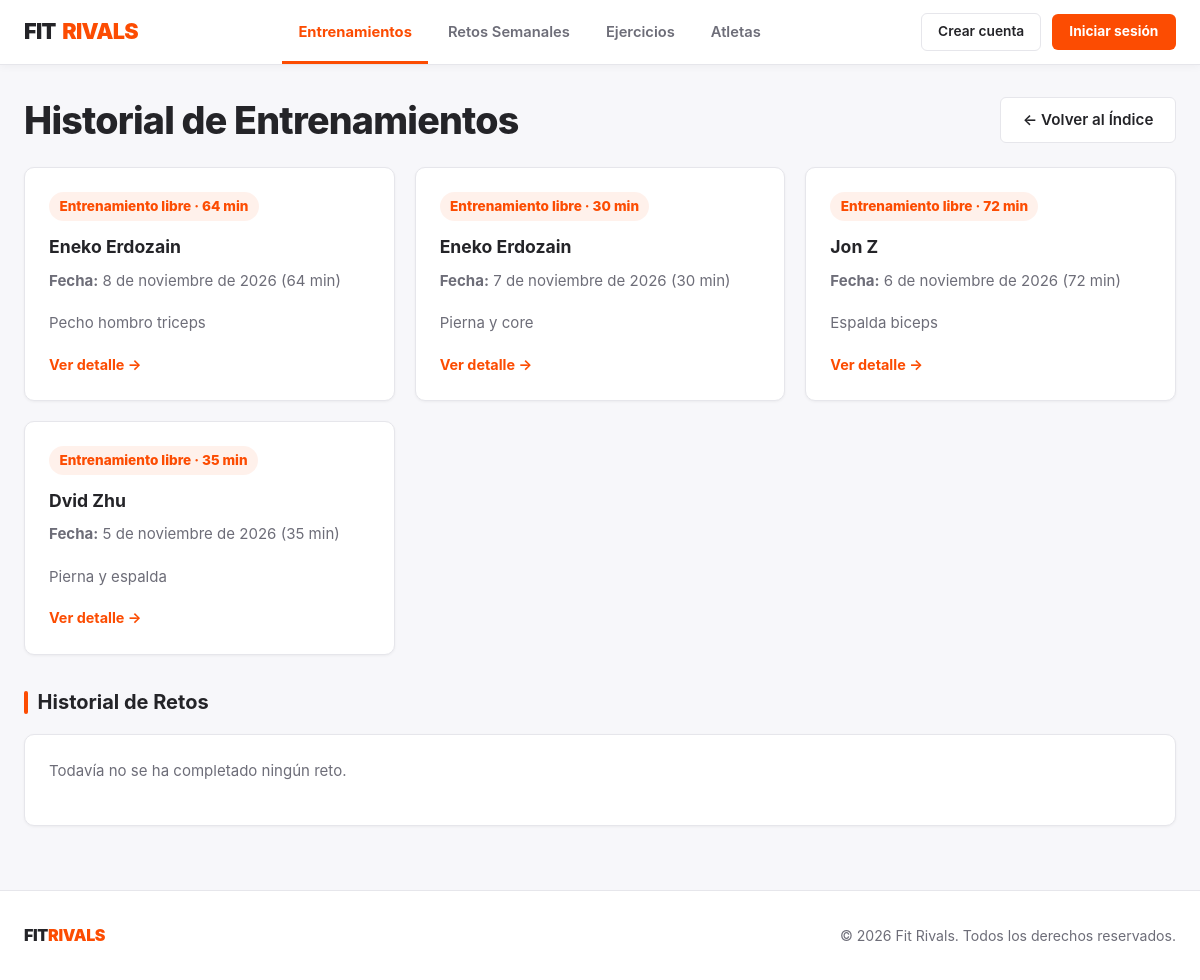
The app's page /entrenamientos/, older data.
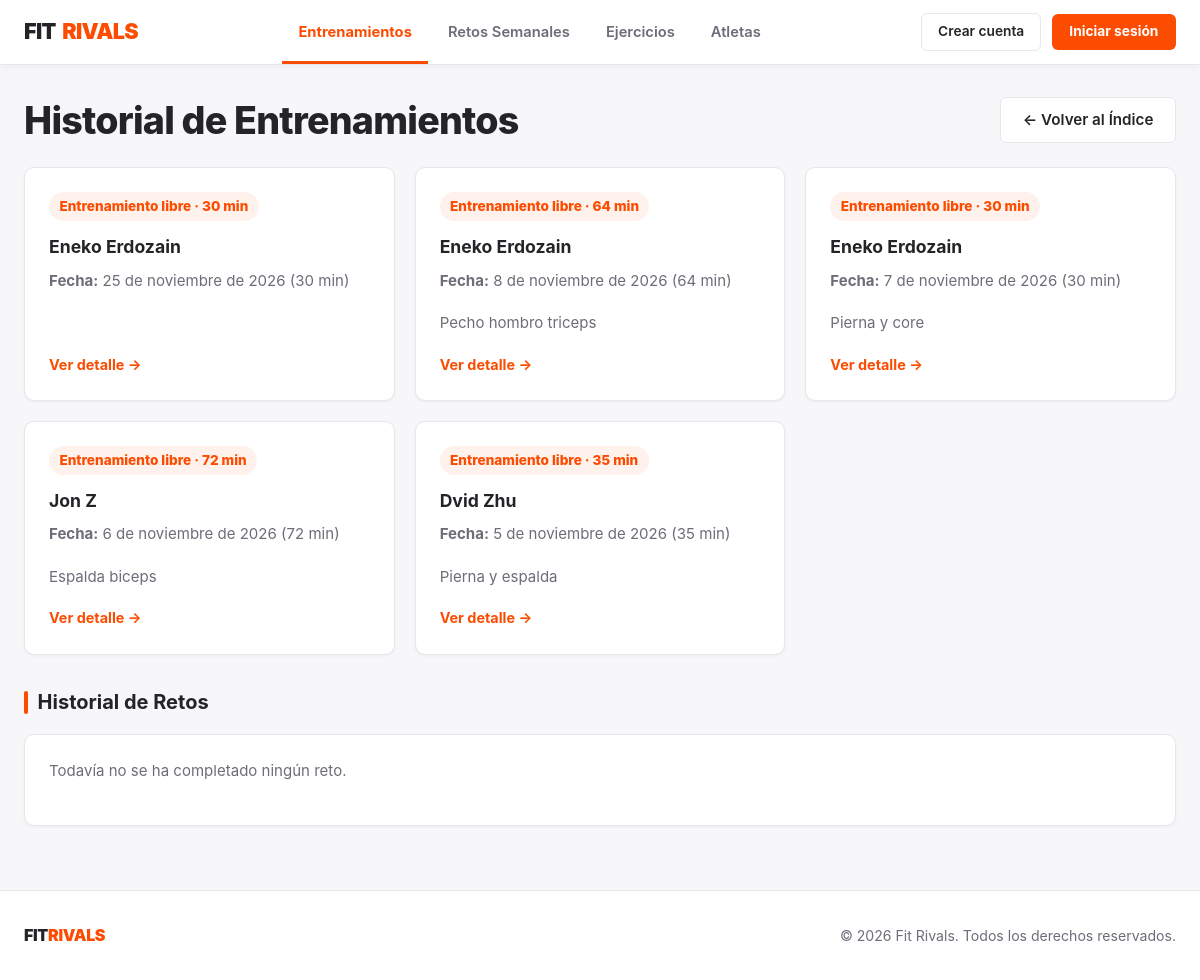
The same page, newer data.
### FitrivalsApp/models.py (models this page shows, shortened)
class Entrenamiento(models.Model):
    usuario = models.ForeignKey(Usuario, on_delete=models.CASCADE, related_name='entrenamientos')
    fecha = models.DateField()
    reto = models.ForeignKey("Reto", on_delete=models.SET_NULL, null=True, blank=True, related_name="intentos")
    duracion_minutos = models.PositiveIntegerField(help_text="Duración en minutos")
    notas = models.TextField(blank=True, null=True)
    ejercicios = models.ManyToManyField(Ejercicio, through='EntrenamientoEjercicio')

class Usuario(models.Model):
    nombre = models.CharField(max_length=100, unique=True)
    email = models.EmailField(unique=True)
    password = models.CharField(max_length=128)
    fecha_alta = models.DateField(auto_now_add=True)
    puntos = models.IntegerField(default=0)

### FitrivalsApp/views.py (the view)
# urls.py: path('entrenamientos/', views.lista_entrenamientos, name='lista_entrenamientos'),
def lista_entrenamientos(request):
    entrenamientos = Entrenamiento.objects.select_related('usuario').order_by('-fecha')
    retos_completados = (
        Reto.objects.filter(Q(completado_por__isnull=False) | Q(intentos__isnull=False))
        .distinct()
        .prefetch_related('completado_por', 'intentos__usuario')
    )
    return render(request, 'entrenamientos/lista.html', {
        'entrenamientos': entrenamientos,
        'retos_completados': retos_completados,
    })

### FitrivalsApp/templates/entrenamientos/lista.html (shortened to what this page needs)
{% extends 'base.html' %}
{% block content %}
    <div class="section-header">
        <h1>Historial de Entrenamientos</h1>
        <div class="hero-actions">
            <a href="{% url 'index' %}" class="btn-secondary-strava">← Volver al Índice</a>
        </div>
    </div>
    <div class="dashboard-grid">
        {% for entrenamiento in entrenamientos %}
            <div class="info-card">
                <div>
                    {% if entrenamiento.reto %}
                        <span class="badge-orange">Reto: {{ entrenamiento.reto.nombre }} (+{{ entrenamiento.reto.puntos_recompensa }} pts)</span>
                    {% else %}
                        <span class="points-badge">Entrenamiento libre · {{ entrenamiento.duracion_minutos }} min</span>
                    {% endif %}
                    <h3>{{ entrenamiento.usuario.nombre }}</h3>
                    <p><strong>Fecha:</strong> {{ entrenamiento.fecha }} ({{ entrenamiento.duracion_minutos }} min)</p>
                    {% if entrenamiento.notas %}
                        <p>{{ entrenamiento.notas }}</p>
                    {% endif %}
                </div>
                <a href="{% url 'detalle_entrenamiento' entrenamiento.pk %}" class="card-link">
                    Ver detalle →
                </a>
            </div>
        {% empty %}
            <div class="info-card">
                <p>No hay entrenamientos registrados.</p>
            </div>
        {% endfor %}
    </div>
    <h2>Historial de Retos</h2>
    <div class="dashboard-grid">
        {% for reto in retos_completados %}
            <div class="info-card">
                <div>
                    <span class="points-badge">+{{ reto.puntos_recompensa }} pts</span>
                    <h3>{{ reto.nombre }}</h3>
                    {% if reto.descripcion %}
                        <p>{{ reto.descripcion }}</p>
                    {% endif %}
                    <p>
                        <strong>Completado por:</strong>
                        {% for atleta in reto.completado_por.all %}
                            <a href="{% url 'detalle_usuario' atleta.pk %}">{{ atleta.nombre }}</a>{% if not forloop.last %}, {% endif %}
                        {% endfor %}
                    </p>
                </div>
                <a href="{% url 'detalle_reto' reto.pk %}" class="card-link">
                    Ver detalle →
                </a>
            </div>
        {% empty %}
            <div class="info-card">
                <p>Todavía no se ha completado ningún reto.</p>
            </div>
        {% endfor %}
    </div>
{% endblock %}

Row changes from the older to the newer data that the page shows:
added Entrenamiento: duracion_minutos "30", usuario.nombre "Eneko Erdozain", fecha "25 de noviembre de 2026"
